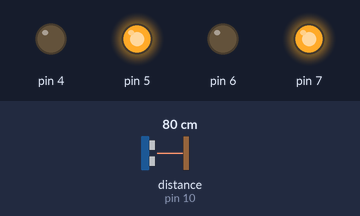
Simulated run of this sketch. Board: Arduino Uno, built with avr-gcc and run on an emulated ATmega328P. Parts: output pins drawn as LEDs (lit = HIGH). Wiring (inferred from the names in the program): ultrasonic range finder: trigger pin 9; echo pin 10. The test bench sets the inputs (shaded band); at power-on: distance to the obstacle (sensor on pin 10) 80 cm. The echo pulse lasts 58.3 µs per cm; pins used as bus, display or sensor lines are not drawn.

Above: at 1.8 s.
1.9 s: distance to the obstacle (sensor on pin 10) set to 22 cm
3.4 s: distance to the obstacle (sensor on pin 10) set to 18 cm
At 4.4 s:
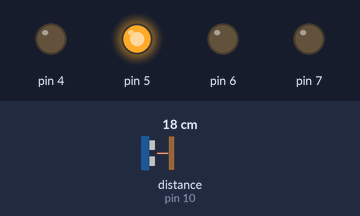
5.5 s: distance to the obstacle (sensor on pin 10) set to 35 cm
At 6.0 s:
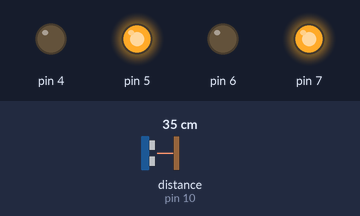
7.0 s: distance to the obstacle (sensor on pin 10) set to 2 cm
At 8.5 s:
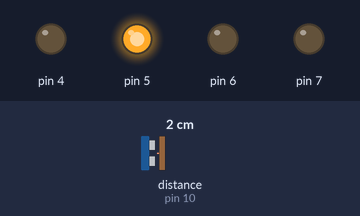
Timing chart, 0 to 10.0 s (numbered marks = the images above; inputs shaded):
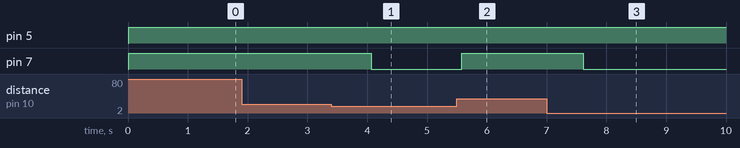

Measured:
- the behaviour switches between 21 and 20 cm on distance to the obstacle (sensor on pin 10) (found by bisection; images 0 and 1)
- after the input at 1.9 s, every drawn part: stays the same
- after the input at 3.4 s, pin 7: HIGH → LOW after 0.67 s
- after the input at 5.5 s, pin 7: LOW → HIGH after 0.08 s
- after the input at 7.0 s, pin 7: HIGH → LOW after 0.61 s

The sketch:

Obstacle_tackling_Robot.ino
```cpp
int trigPin = 9;
int echoPin = 10;


 void Forward()
{
digitalWrite(5,HIGH);
digitalWrite(4,LOW);
digitalWrite(7,HIGH);
digitalWrite(6,LOW);
delay(1000);
}

void Turn()
{
digitalWrite(4,LOW);
digitalWrite(5,HIGH);
digitalWrite(6,LOW);
digitalWrite(7,LOW);
}
void Stop()
{
digitalWrite(4,LOW);
digitalWrite(5,LOW);
digitalWrite(6,LOW);
digitalWrite(7,LOW);
}

void setup() {
    pinMode(4, OUTPUT);
    pinMode(5, OUTPUT);
    pinMode(6, OUTPUT);
    pinMode(7, OUTPUT);
    pinMode(trigPin, OUTPUT);
    pinMode(echoPin, INPUT);

}

void loop() {
  long duration, distance;
  digitalWrite(trigPin,HIGH);
  delayMicroseconds(1000);
  digitalWrite(trigPin, LOW);
  duration=pulseIn(echoPin, HIGH);
  distance =(duration/2)/29.1;   /*Distance in centimeters*/
  delay(10);


  if((distance>20))
 {
  Forward() ;
 }

  else if(distance<20)
 {
   Stop();
   Turn();
   delay(1500);
 }

}
```
